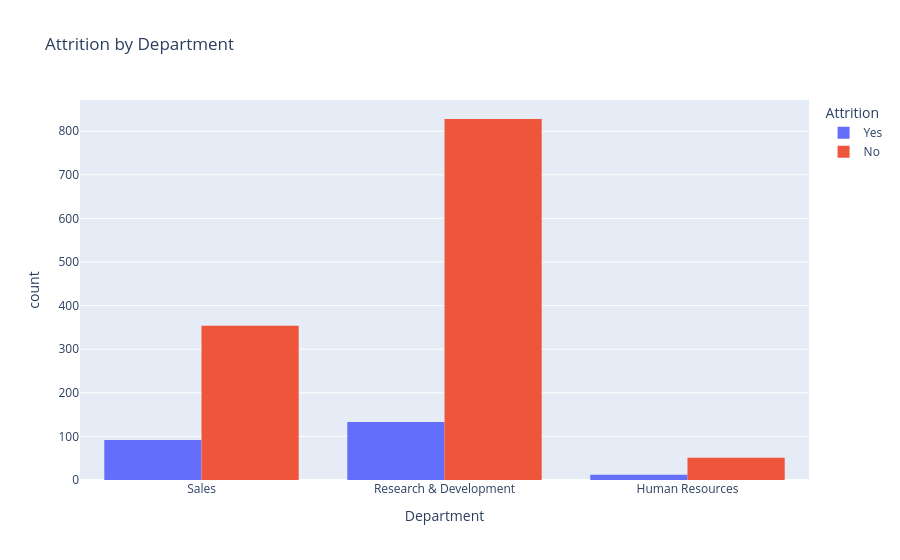

Write notebook code for a chart like this one.
### Code cell
fig = px.histogram(df, x="Department", color="Attrition",
                   barmode="group",
                   title="Attrition by Department")
fig.show()

### Figure 1 — Plotly figure (JSON) as saved in the notebook; plotly's stock layout.template omitted (floating-point values rounded to 4 significant figures; data arrays with more than 128 entries replaced by an {"elided": "..."} marker saying what was removed)
{"data": [{"alignmentgroup": "True", "bingroup": "x", "hovertemplate": "Attrition=Yes<br>Department=%{x}<br>count=%{y}<extra></extra>", "legendgroup": "Yes", "marker": {"color": "#636efa", "pattern": {"shape": ""}}, "name": "Yes", "offsetgroup": "Yes", "orientation": "v", "showlegend": true, "type": "histogram", "x": {"elided": "237 str values"}, "xaxis": "x", "yaxis": "y"}, {"alignmentgroup": "True", "bingroup": "x", "hovertemplate": "Attrition=No<br>Department=%{x}<br>count=%{y}<extra></extra>", "legendgroup": "No", "marker": {"color": "#EF553B", "pattern": {"shape": ""}}, "name": "No", "offsetgroup": "No", "orientation": "v", "showlegend": true, "type": "histogram", "x": {"elided": "1233 str values"}, "xaxis": "x", "yaxis": "y"}], "layout": {"barmode": "group", "legend": {"title": {"text": "Attrition"}, "tracegroupgap": 0}, "title": {"text": "Attrition by Department"}, "xaxis": {"anchor": "y", "domain": [0, 1], "title": {"text": "Department"}}, "yaxis": {"anchor": "x", "domain": [0, 1], "title": {"text": "count"}}}}
